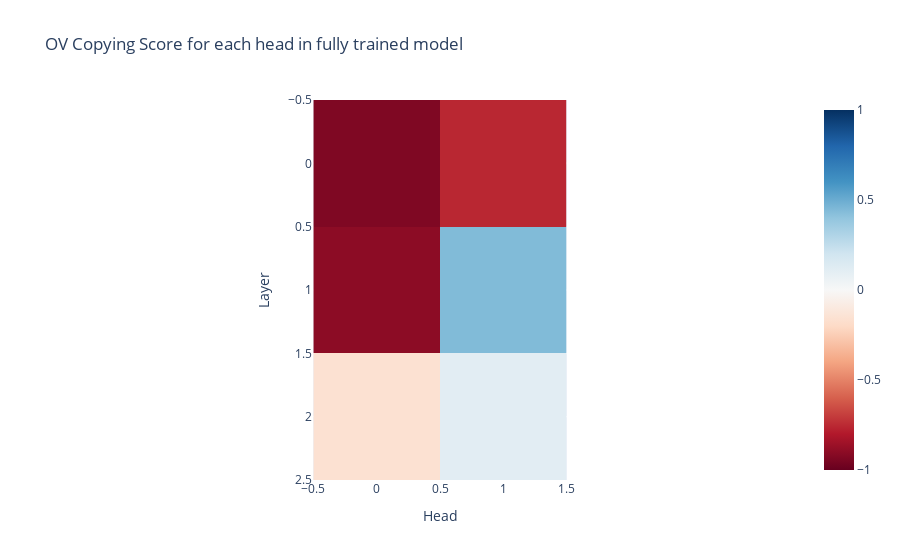

The notebook cell saved with this chart:
### Code cell
def imshow(tensor, renderer=None, xaxis="", yaxis="", **kwargs):
    px.imshow(utils.to_numpy(tensor), color_continuous_midpoint=0.0, color_continuous_scale="RdBu", labels={"x":xaxis, "y":yaxis}, **kwargs).show(renderer)

OV_circuit_all_heads = model.OV
OV_circuit_all_heads_eigenvalues = OV_circuit_all_heads.eigenvalues 

OV_copying_score = OV_circuit_all_heads_eigenvalues.sum(dim=-1).real / OV_circuit_all_heads_eigenvalues.abs().sum(dim=-1)
imshow(utils.to_numpy(OV_copying_score), xaxis="Head", yaxis="Layer", title="OV Copying Score for each head in fully trained model", zmax=1.0, zmin=-1.0)

### Figure 1 — Plotly figure (JSON) as saved in the notebook; plotly's stock layout.template omitted (floating-point values rounded to 4 significant figures)
{"data": [{"coloraxis": "coloraxis", "hovertemplate": "Head: %{x}<br>Layer: %{y}<br>color: %{z}<extra></extra>", "name": "0", "type": "heatmap", "xaxis": "x", "yaxis": "y", "z": [[-0.936, -0.759], [-0.9015, 0.442], [-0.1548, 0.1097]]}], "layout": {"coloraxis": {"cmax": 1, "cmid": 0, "cmin": -1, "colorscale": [[0, "rgb(103,0,31)"], [0.1, "rgb(178,24,43)"], [0.2, "rgb(214,96,77)"], [0.3, "rgb(244,165,130)"], [0.4, "rgb(253,219,199)"], [0.5, "rgb(247,247,247)"], [0.6, "rgb(209,229,240)"], [0.7, "rgb(146,197,222)"], [0.8, "rgb(67,147,195)"], [0.9, "rgb(33,102,172)"], [1, "rgb(5,48,97)"]]}, "title": {"text": "OV Copying Score for each head in fully trained model"}, "xaxis": {"anchor": "y", "constrain": "domain", "domain": [0, 1], "scaleanchor": "y", "title": {"text": "Head"}}, "yaxis": {"anchor": "x", "autorange": "reversed", "constrain": "domain", "domain": [0, 1], "title": {"text": "Layer"}}}}
